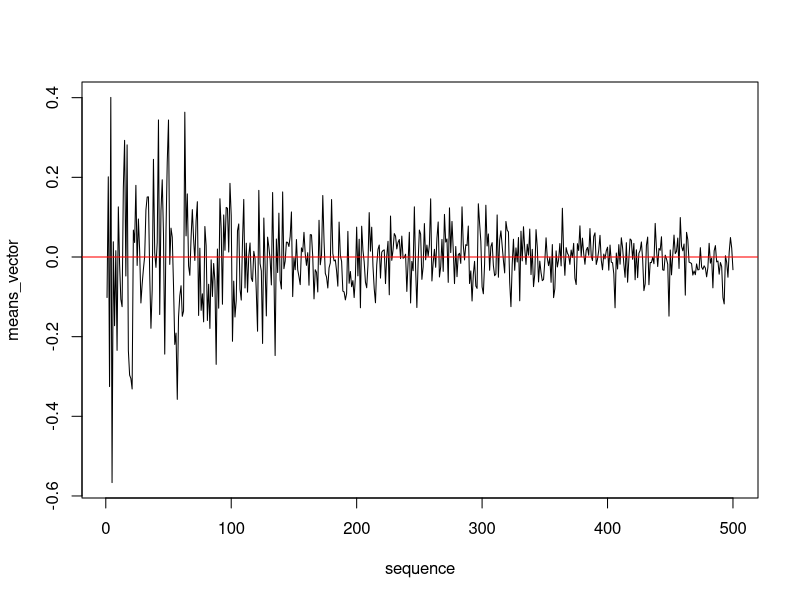
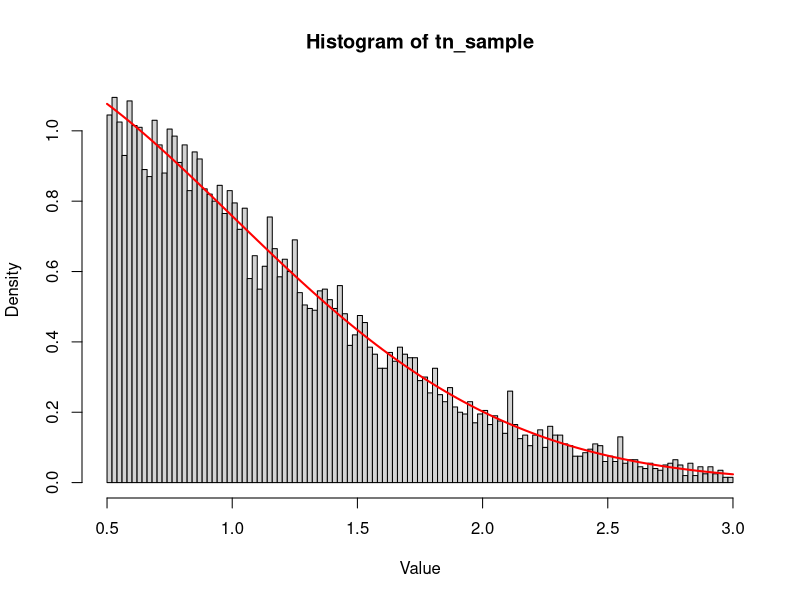
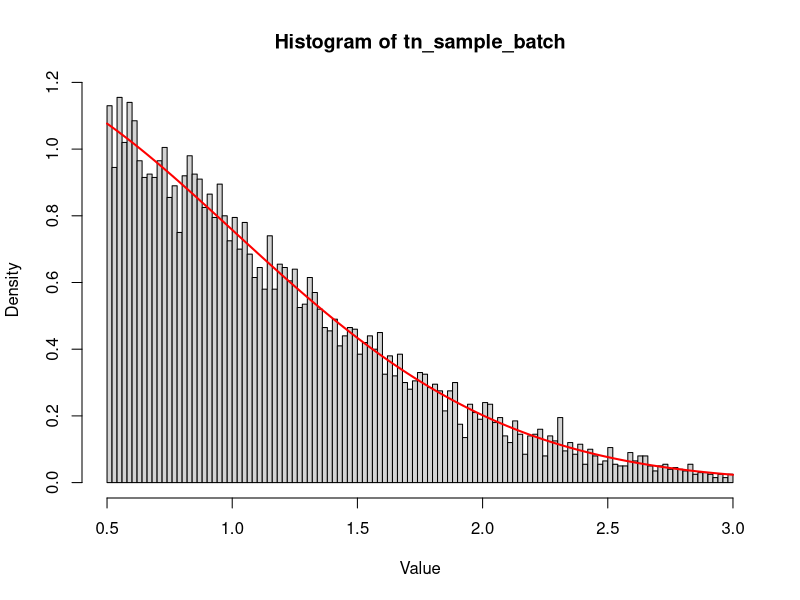
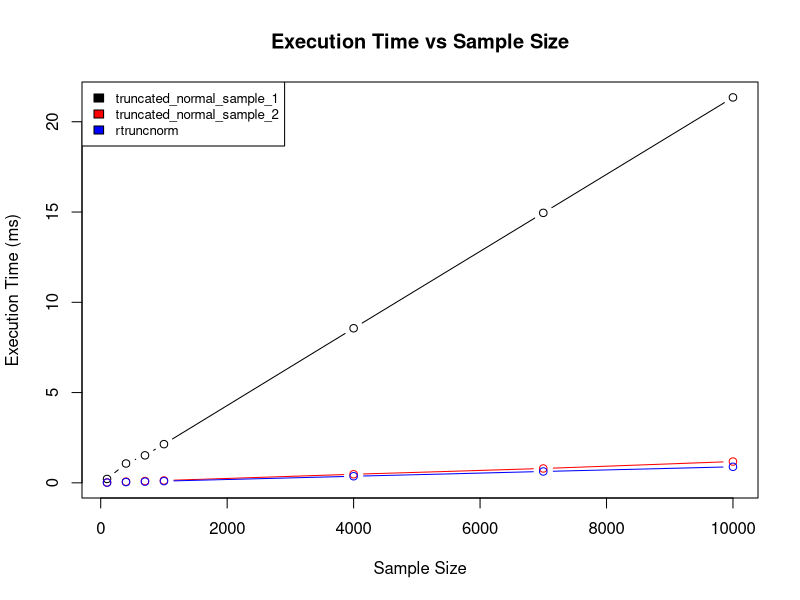
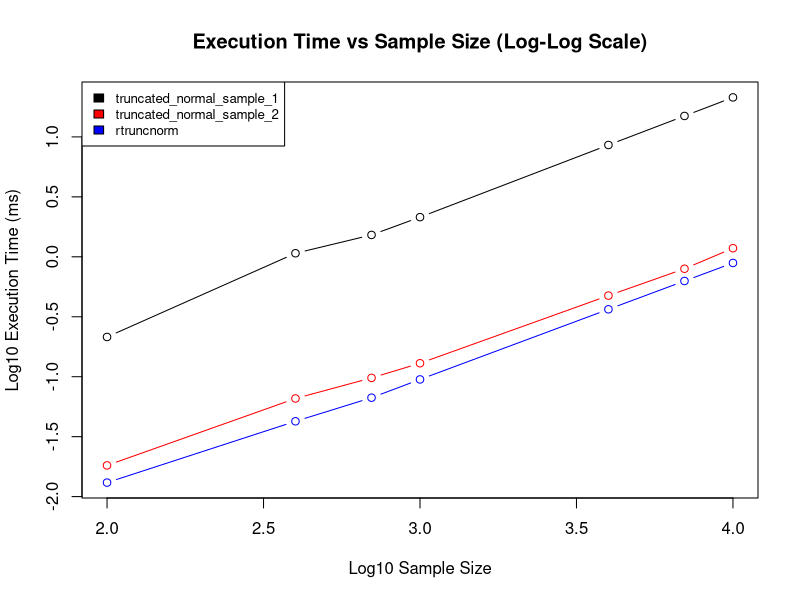

These charts were generated, in order, by the following R code:
## ---- chunk 1
knitr::opts_chunk$set(echo = TRUE)
## ---- chunk 2
sequence <- 1:500
random_draws  <- lapply(sequence, rnorm)
## ---- chunk 3
means_vector <- sapply(random_draws, mean)
## ---- chunk 4
plot(sequence, means_vector, type = "l")
abline(h = 0, col = "red")
## ---- chunk 5
library(MASS)
data(Cars93)
summary(Cars93)
## ---- chunk 6
nrow(Cars93)
## ---- chunk 7
rear_wheel_cars <- subset(Cars93, DriveTrain == "Rear")
mean_price_rear <- mean(rear_wheel_cars$Price, na.rm = TRUE)
print(mean_price_rear)
## ---- chunk 8
seven_passenger_cars <- subset(Cars93, Passengers == 7)
min_horsepower_7 <- min(seven_passenger_cars$Horsepower, na.rm = TRUE)
print(min_horsepower_7)
## ---- chunk 9
six_or_more_passenger_cars <- subset(Cars93, Passengers >= 6)
min_horsepower_6_or_more <- min(six_or_more_passenger_cars$Horsepower, na.rm = TRUE)
print(min_horsepower_6_or_more)
## ---- chunk 10
Cars93$HighwayDistance <- Cars93$MPG.highway * Cars93$Fuel.tank.capacity
max_distance_car <- Cars93[Cars93$HighwayDistance == max(Cars93$HighwayDistance, na.rm = TRUE), ]
min_distance_car <- Cars93[Cars93$HighwayDistance == min(Cars93$HighwayDistance, na.rm = TRUE), ]
median_distance <- median(Cars93$HighwayDistance, na.rm = TRUE)
median_distance_car <- Cars93[abs(Cars93$HighwayDistance - median_distance) < 1e-9, ]
print(max_distance_car[, c("Manufacturer", "Model")])
print(min_distance_car[, c("Manufacturer", "Model")])
print(median_distance_car[, c("Manufacturer", "Model")])
## ---- chunk 11
library(microbenchmark)
library(truncnorm)
## ---- chunk 12
truncated_normal_sample_1 <- function(n, mu, sd, a, b) {
    sample <- vector("numeric", n)
    count <- 1
    while(count <= n) {
        draw <- rnorm(1, mu, sd)
        if(draw >= a && draw <= b) {
            sample[count] <- draw
            count <- count + 1
        }
    }
    return(sample)
}
## ---- chunk 13
# Generate sample
tn_sample <- truncated_normal_sample_1(10000, mu = -0.1, sd = 1.1, a = 0.5, b = 3)
length(tn_sample)

# Plotting
hist(tn_sample, breaks = 100, freq = FALSE, xlab = "Value", ylab = "Density")
curve(truncnorm::dtruncnorm(x, a = 0.5, b = 3, mean = -0.1, sd = 1.1), from = 0.5, to = 3, add = TRUE, col = "red", lwd = 2)
## ---- chunk 14
truncated_normal_sample_2 <- function(n, mu, sd, a, b) {
  N_approximate <- floor(n / (pnorm(b, mean = mu, sd = sd) - pnorm(a, mean = mu, sd = sd)))
  
  norm_samples <- rnorm(N_approximate, mean = mu, sd = sd)
  trunc_samples_temp <- norm_samples[norm_samples >= a & norm_samples <= b]
  
  n_collected <- length(trunc_samples_temp)
  
  if (n_collected >= n) {
    sample <- trunc_samples_temp[1:n]
  } else {
    additional_samples <- truncated_normal_sample_1(n - n_collected, mu, sd, a, b)
    sample <- c(trunc_samples_temp, additional_samples)
  }
  
  return(sample)
}
## ---- chunk 15
# Generate sample
tn_sample_batch <- truncated_normal_sample_2(10000, mu = -0.1, sd = 1.1, a = 0.5, b = 3)
length(tn_sample_batch)

# Plotting
hist(tn_sample_batch, breaks = 100, freq = FALSE, xlab = "Value", ylab = "Density")
curve(truncnorm::dtruncnorm(x, a = 0.5, b = 3, mean = -0.1, sd = 1.1), from = 0.5, to = 3, add = TRUE, col = "red", lwd = 2)

## ---- chunk 16
mu <- -0.1
sd <- 1.1
a <- 0.5
b <- 3

benchmark_results <- microbenchmark(
  truncated_normal_sample_1(10000, mu, sd, a, b),
  truncated_normal_sample_2(10000, mu, sd, a, b),
  rtruncnorm(10000, a = a, b = b, mean = mu, sd = sd),
  times = 100
)

print(benchmark_results)
## ---- chunk 17
summary(benchmark_results)$median[1] / summary(benchmark_results)$median[3]
summary(benchmark_results)$median[2] / summary(benchmark_results)$median[3]
summary(benchmark_results)$median[2] / summary(benchmark_results)$median[1]
summary(benchmark_results)$median[3] / summary(benchmark_results)$median[1]
## ---- chunk 18
sample_sizes <- c(100, 400, 700, 1000, 4000, 7000, 10000)

medians <- matrix(0, nrow = 3, ncol = length(sample_sizes))

for (i in 1:length(sample_sizes)) {
  benchmark_result <- microbenchmark(
    method1 = truncated_normal_sample_1(sample_sizes[i], mu, sd, a, b),
    method2 = truncated_normal_sample_2(sample_sizes[i], mu, sd, a, b),
    rtruncnorm = truncnorm::rtruncnorm(sample_sizes[i], a = a, b = b, mean = mu, sd = sd),
    times = 100,
    unit = "ms"
  )
  medians[, i] <- summary(benchmark_result)$median
}

# Plot
colors <- c("black", "red", "blue")
labels <- c("truncated_normal_sample_1", "truncated_normal_sample_2", "rtruncnorm")
plot(sample_sizes, medians[1, ], ylim = range(medians), type = "b", col = colors[1], xlab = "Sample Size", ylab = "Execution Time (ms)", main = "Execution Time vs Sample Size")
for(j in 2:3) {
  lines(sample_sizes, medians[j, ], col = colors[j], type = "b")
}
legend("topleft", legend = labels, fill = colors, cex = 0.8)

# Log-log scale plot
plot(log10(sample_sizes), log10(medians[1, ]), ylim = range(log10(medians)), type = "b", col = colors[1], xlab = "Log10 Sample Size", ylab = "Log10 Execution Time (ms)", main = "Execution Time vs Sample Size (Log-Log Scale)")
for(j in 2:3) {
  lines(log10(sample_sizes), log10(medians[j, ]), col = colors[j], type = "b")
}
legend("topleft", legend = labels, fill = colors, cex = 0.8)

# Linear regression on log-log scale plot
lm_results <- list()
for (j in 1:3) {
  lm_results[[j]] <- lm(log10(medians[j, ]) ~ log10(sample_sizes))
  cat("Linear Regression for", labels[j])
  print(summary(lm_results[[j]]))
}
